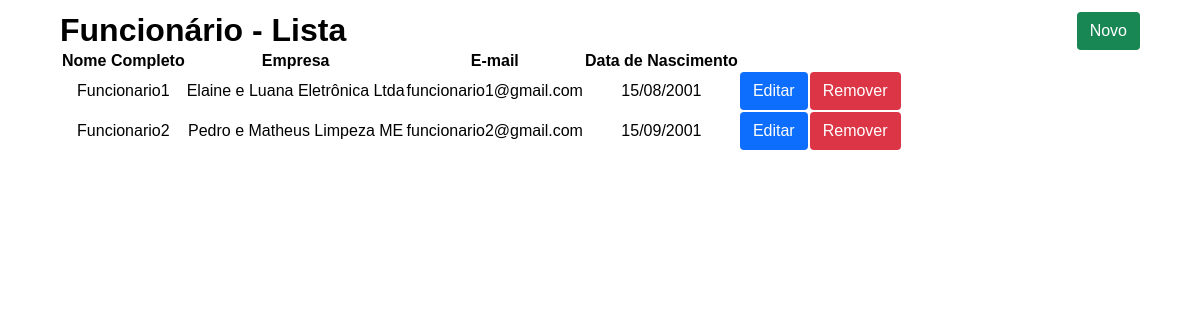
Screenshot of /src/pages/funcionario/read.php with the database file from the repository.
### tables this page shows
CREATE TABLE `funcionario` (
  `id` int(11) NOT NULL,
  `nomeCompleto` varchar(255) NOT NULL,
  `email` varchar(255) NOT NULL,
  `dataNascimento` varchar(255) NOT NULL,
  `empresaId` int(11) NOT NULL
);

CREATE TABLE `empresa` (
  `id` int(11) NOT NULL,
  `razaoSocial` varchar(255) NOT NULL,
  `cnpj` varchar(255) NOT NULL,
  `telefone` varchar(255) NOT NULL,
  `email` varchar(255) NOT NULL,
  `endereco` varchar(255) NOT NULL
);

### src/database/funcionario.php (called while the page is built, shortened)
<?php
function readFuncionarioDb($conn) {
    $funcionario = [];
	$sql = "SELECT f.*, e.razaoSocial FROM funcionario AS f LEFT JOIN empresa AS e ON e.id = f.empresaId";
	$result = mysqli_query($conn, $sql);
	$result_check = mysqli_num_rows($result);
	if($result_check > 0)
		$funcionario = mysqli_fetch_all($result, MYSQLI_ASSOC);
	return $funcionario;
}

### src/actions/funcionario.php (called while the page is built, shortened)
<?php
require_once '../../database/funcionario.php';
function readFuncionarioAction($conn) {
	return readFuncionarioDb($conn);
}

### src/pages/funcionario/read.php (the view, shortened to what this page needs)
<?php
require_once '../../../config.php';
require_once '../../../src/actions/funcionario.php';
require_once '../partials/header.php';
$funcionario = readFuncionarioAction($conn);
?>
<div class="container">
	<div class="row">
		<a href="../../../"><h1>Funcionário - Lista</h1></a>
		<a class="btn btn-success text-white" href="./create.php">Novo</a>
	</div>
	<table class="table-funcinario">
		<thead>
			<tr>
				<th>Nome Completo</th>
				<th>Empresa</th>
				<th>E-mail</th>
				<th>Data de Nascimento</th>
			</tr>
		</thead>
		<?php foreach($funcionario as $row): ?>
			<tr style="text-align: center;">
				<td class="funcionario-nomeCompleto"><?=htmlspecialchars($row['nomeCompleto'])?></td>
				<td class="funcionario-empresaId"><?=htmlspecialchars($row['razaoSocial'])?></td>
				<td class="funcionario-email"><?=htmlspecialchars($row['email'])?></td>
				<td class="funcionario-dataNascimento"><?=htmlspecialchars($row['dataNascimento'])?></td>
				<td>
					<a class="btn btn-primary text-white" href="./edit.php?id=<?=$row['id']?>">Editar</a>
				</td>
				<td>
					<a class="btn btn-danger text-white" href="./delete.php?id=<?=$row['id']?>">Remover</a>
				</td>
			</tr>
		<?php endforeach; ?>
	</table>
</div>
<?php require_once '../partials/footer.php'; ?>

### css/style.css (style rules this page uses)
* { margin: 0px; padding: 0px; font-family: Arial, Helvetica, sans-serif; color: #000; }
a { text-decoration: none; }
.row { display: flex; justify-content: space-between; align-content: center; }
.container { padding-left: 5%; padding-right: 5%; padding-top: 1%; padding-bottom: 1%; }
.btn { display: inline-block; font-weight: 400; line-height: 1.5; text-align: center; text-decoration: none; vertical-align: middle; cursor: pointer; border: 1px solid transparent; padding: .375rem .75rem; font-size: 1rem; border-radius: .25rem; }
.btn-success { background-color: #198754; }
.btn-primary { background-color: #0d6efd; }
.btn-danger { background-color: #dc3545; }
.text-white { color: #FFF; }

### rows the page displays
funcionario: nomeCompleto "Funcionario1", empresaId.razaoSocial "Elaine e Luana Eletrônica Ltda", email "funcionario1@gmail.com", dataNascimento "15/08/2001"
funcionario: nomeCompleto "Funcionario2", empresaId.razaoSocial "Pedro e Matheus Limpeza ME", email "funcionario2@gmail.com", dataNascimento "15/09/2001"
